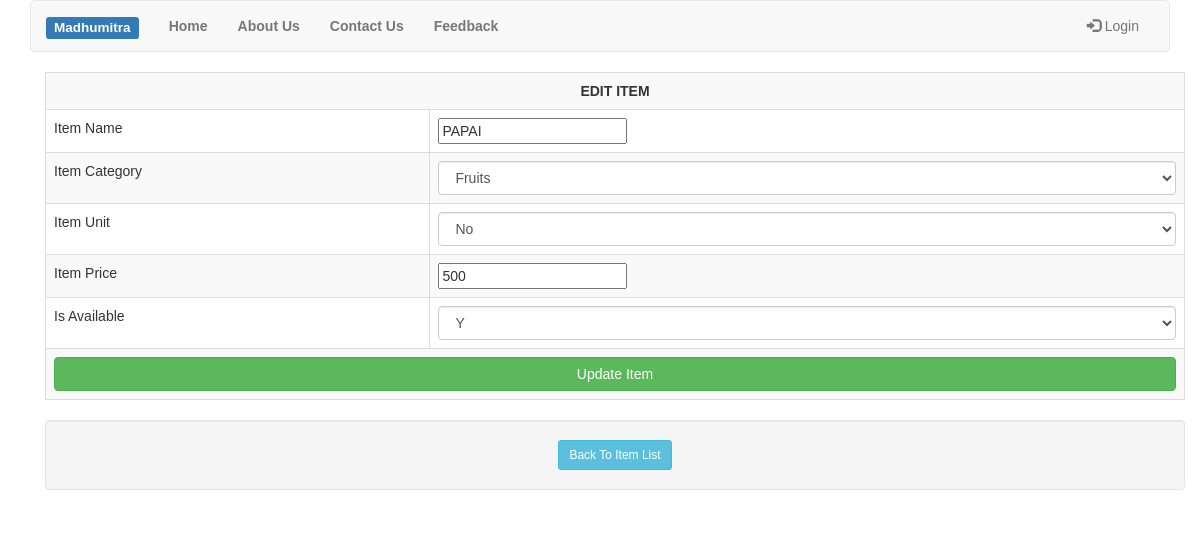
The page /a_edit_item.php?itemid=2 on the database its author committed.
### tables this page shows
CREATE TABLE IF NOT EXISTS `item_master` (
  `itemid` int(30) NOT NULL AUTO_INCREMENT,
  `iname` varchar(50) NOT NULL,
  `icategory` varchar(50) NOT NULL,
  `iunit` varchar(50) NOT NULL,
  `iprice` int(50) NOT NULL,
  `istatus` varchar(30) NOT NULL,
  PRIMARY KEY (`itemid`)
);

### a_edit_item.php (the view, shortened to what this page needs)
<?php
include "header.php";
?>
<?php
include "dbi.php";
$itemid= $_GET["itemid"];
$query="select * from item_master where itemid=$itemid";
$result=mysqli_query($con,$query) or die(mysqli_error($con));
if($row=mysqli_fetch_array($result))
{
	$iname=$row["iname"];
	$icategory=$row["icategory"];
	$iunit=$row["iunit"];
	$iprice=$row["iprice"];
	$istatus=$row["istatus"];
}
else
{
	echo "<center><h2>Item Not Found</h2>";
	echo "<p><a href='a_item_list.php'>Back To List</a></p></center>";
	exit;
}
?>
<div class="container">
	<div class="table-responsive">
	<table class="table table-hover table-bordered table-striped">
	<center>
	<form action="a_update_item.php" method="post">
	<tr><td colspan="2" align='center'><b>EDIT ITEM</b></td></tr>
	<tr><td>Item Name</td>
	<td><input type="text" name="iname" value="<?php echo $iname; ?>"</td></tr>
	<tr><td>Item Category</td>
	<td>
	<select class="form-control "  name="icategory" value="<?php echo $icategory; ?>">
			<option <?php echo ($icategory=='Fruits')?'selected':''; ?>>Fruits</option>
	</select>
	</td></tr>
	<tr><td>Item Unit</td>
	<td><select class="form-control "  name="iunit" value="<?php echo $iunit; ?>">
			<option <?php echo ($iunit=='No')?'selected':''; ?>>No</option>
	</select>
	</td></tr>
	<tr><td>Item Price</td>
	<td><input type="text" name="iprice" value="<?php echo $iprice; ?>"</td></tr>
	<tr><td>Is Available</td>
	<td>
	<select class="form-control " name="istatus" value="<?php echo $istatus; ?>">
			<option <?php echo ($istatus=='Y')?'selected':''; ?>>Y</option>
	</select>
	</td></tr>
	<tr><td colspan="2" align='center'>
	<input type="submit" class="btn btn-success btn-block"  value="Update Item" />
	</td></tr>
	</table>
	<div class="well text-center" >
		<a href="a_item_list.php" class="btn btn-sm btn-info">Back To Item List</a>
	</div>
</div>
</div>
<?php
include "footer.php";
?>

### header.php (style rules this page uses)
body { margin: 0; padding: 0; background :#FFFFFF; background-size: cover; background-position: center; font-family: sans-serif; }

### a_edit_item.php (style rules this page uses)
body { margin: 0; padding: 0; background : url(images/gradient.jpeg); background-size: cover; background-position: center; font-family: sans-serif; }

### rows shown on the page
item_master: iname "PAPAI", icategory "Fruits", iunit "No", iprice "500", istatus "Y"
